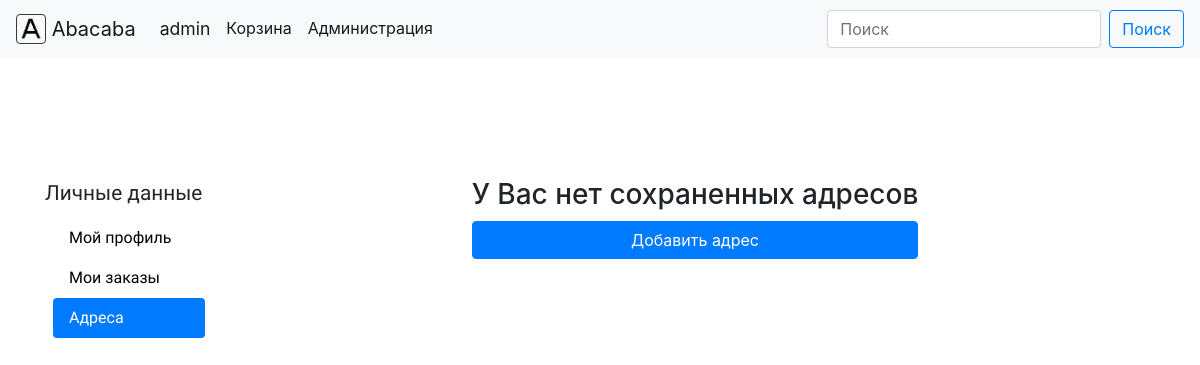
The app's page /accounts/addresses (signed in), older data.
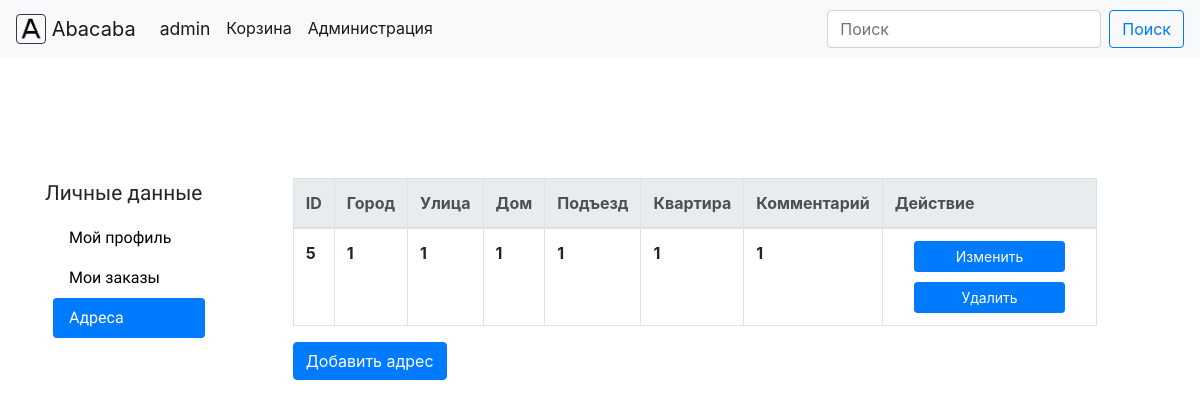
The same page, newer data.
### core/models.py (models this page shows, shortened)
class Addresses(models.Model):
    id = models.AutoField(primary_key=True)
    description = models.TextField(blank=True,
                                   null=True)
    customer = models.ForeignKey(to=User,
                                 on_delete=models.CASCADE,
                                 null=True,
                                 blank=True,
                                 related_name='addresses')
    city = models.TextField(default='Москва')
    street = models.TextField(default='Довженко')
    building = models.TextField(default='1')
    flat = models.TextField(default='1')
    entrance = models.TextField(null=True, blank=True)

### core/views.py (the view, shortened to what this page needs)
# urls.py: url('accounts/addresses', views.profile_addresses, name='profile_addresses'),
@login_required
def profile_addresses(request):
    user = User.objects.get(username=request.user.username)
    addresses = user.addresses.all().filter(customer=user)
    form_address = ProfileAddressForm()
    if addresses.count() == 0:
        return render(request, 'registration/addresses.html', {'empty': 'yes', 'form_address': form_address})
    if request.method == 'GET':
        if request.GET.get('id'):
            form_address = ProfileAddressForm()
            data = request.GET.dict()
            id_ = int(data['id'])
            address = None
            for user_address in addresses:
                if user_address.id == id_:
                    address = user_address
            return render(request,  'registration/addresses.html',
                          {'addresses': addresses, 'form_address': form_address, 'address': address, 'id': id_})
    return render(request, 'registration/addresses.html', {'addresses': addresses, 'form_address': form_address})

### core/forms.py
class ProfileAddressForm(forms.Form):
    id = forms.CharField()
    city = forms.CharField(max_length=30, required=True)
    street = forms.CharField(max_length=30, required=True)
    building = forms.CharField(max_length=30, required=True)
    entrance = forms.CharField(required=True)
    flat = forms.CharField(required=True)
    description = forms.CharField(max_length=150, required=True)

### core/templates/registration/addresses.html (shortened to what this page needs)
{% extends 'registration/profile_navigation.html' %}
{% block data %}
    {% load widget_tweaks %}
    <div>
        {% load widget_tweaks %}
        {% if not empty %}
            <table class="table table-bordered" style="table-layout: auto;">
              <thead class="thead-light">
                <tr>
                    <th scope="col">ID</th>
                    <th scope="col">Город</th>
                    <th scope="col">Улица</th>
                    <th scope="col">Дом</th>
                    <th scope="col">Подъезд</th>
                    <th scope="col">Квартира</th>
                    <th scope="col">Комментарий</th>
                    <th scope="col">Действие</th>
                </tr>
              </thead>
              <tbody id="addresses">
                    {% load widget_tweaks %}
                    {% for key in addresses %}
                            <tr id = "tr-{{ key.id }}">
                                <th scope="row" style="overflow: hidden;">{{ key.id }}</th>
                                <th scope="row" style="overflow: hidden;">{{ key.city }}</th>
                                <th scope="row" style="overflow: hidden;">{{ key.street }}</th>
                                <th scope="row" style="overflow: hidden;">{{ key.building }}</th>
                                <th scope="row" style="overflow: hidden;">{{ key.entrance }}</th>
                                <th scope="row" style="overflow: hidden;">{{ key.flat }}</th>
                                <th scope="row" style="overflow: hidden;">{{ key.description }}</th>
                                <th scope="row">
                                    <div class="row">
                                        <div class="col-sm-12" style="display: flex; justify-content: center;"><a class="btn btn-primary btn-sm" href="/accounts/addresses?id={{ key.id }}" style="width: 80%;">Изменить</a></div>
                                        <div address_id = "{{ key.address_id }}" class="col-sm-12" style="display: flex; justify-content: center;"><a class="btn btn-primary btn-sm" onclick="del_address({{ key.id }});" style="margin-top: 10px; width: 80%; color: white;">Удалить</a></div>
                                    </div>
                                </th>
                            </tr>
                    {% endfor %}
              </tbody>
            </table>
        {% else %}
            <div class="form-row">
                <div class="form-group col-md-12">
                    <h3>У Вас нет сохраненных адресов</h3>
                    <button style="margin-top: 2%;" onclick="$('#add_address').modal()" class="btn btn-primary btn-block">Добавить адрес</button>
                </div>
            </div>
        {% endif %}
{% if not empty %}
<button class="btn btn-primary" id="button_add" onclick="$('#add_address').modal()">Добавить адрес</button>
{% endif %}
    </div>
{% endblock %}

Row changes from the older to the newer data that the page shows:
added Addresses: id "5", city "1", street "1", building "1", entrance "1", flat "1", description "1"
Text that changed along with them:
text no longer shown: "У Вас нет сохраненных адресов"
text now shown: "ID Город Улица Дом Подъезд Квартира Комментарий Действие"
